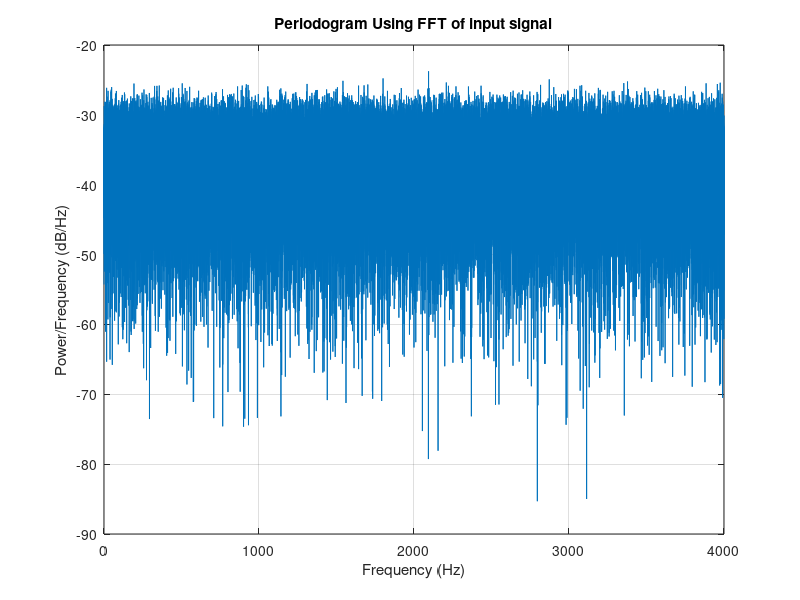

Source code (MATLAB): (Note: this script raises an error after producing the figure.)
time = 20;
N=8000*time; % 20s duration @ 8kHz sampling rate
power =1;
%training input data
noise = wgn(N,1,power);
Fs = 8000;
Ndft = fft(noise);
Ndft = Ndft(1:N/2+1);
psdN = (1/(Fs*N)) * abs(Ndft).^2;
psdN(2:end-1) = 2*psdN(2:end-1);
freq = 0:Fs/N:Fs/2;
plot(freq,10*log10(psdN))
grid on
title('Periodogram Using FFT of input signal')
xlabel('Frequency (Hz)')
ylabel('Power/Frequency (dB/Hz)')

%Lower order IIR Filter target.
%Bandpass using butterworth iir method.
%Filter order 50
%Fc1 = 0.3 rad/s (normalized)
%Fc2 = 0.7 rad/s (normalized)

%making the filter
[b,a] = butter(25,[0.3 0.7],'bandpass');
%lower order bandapss butterworth iir
[b2,a2] = butter(7,[0.3 0.7],'bandpass');

% Bandpass Chebyshev Type I
%same freq specs.
%Filter order 10
[b3,a3] = cheby1(5,1,[0.3 0.7]);


'coeffs orig.'
'num'
b
'den'
a


%We use an adaptive filter of order 99
order =  99;
%wi_f;
%wi_f2;
%wi_f3;

%step size
mew = 0.01;

%white input data
x1 = transpose(noise); 

%d is the desired output
d1 = filter(b,a,x1);
d2 = filter(b2,a2,x1);
d3 = filter(b3,a3,x1);

x1 = [zeros(1,order), x1];

%esimtating
[wi_f  A] = nlms(x1, d1, order,mew);

%lower order target
[wi_f2  A2] = nlms(x1, d2, order,mew);

%chebyshev filter
[wi_f3  A3] = nlms(x1, d3, order,mew);


%estimate
b_est = wi_f;
b_est2 = wi_f2;
b_est3 = wi_f3;


%plotting
h = fvtool(b,a,b_est,1);
title('Mag. Resp. for butterworth target filter order 50 using adaptive fir filter')
legend (h,'original(iir)', 'estimate(fir order 99)')

%As we can see for a higher order iir, it becomes hard to implement via an fir
%filter. For the given frequency specifications, all we can do is to reduce
%the order of the target filter to get it to converge. After hit and trial,
%for an adaptive filter of order 99 it's seen it slowly starts diverging at
%target filter order 14. We saw earlier that it converged for order = 10
h2 = fvtool(b2,a2,b_est2,1);
title('Magnitude Resp. for butterworth target filter order 14')
legend (h2,'original(iir)', 'estimate(fir order 99)')

%Moreover, it depends on the kind of iir filter, for sharp filters like
%chebyshev-type 1 it starts diverging earlier itself( around order 10 whereas 
% for butterworth iir order 10 we saw previously that the mag resp. converged )
h3 = fvtool(b3,a3,b_est3,1);
title('Magnitude Resp. for chebyshev target filter order 10')
legend (h3,'original(iir)', 'estimate(fir order 99)')




function [w_out,A_out] = nlms(x,d,order,mew)

%size(x)
%size(d)
wi = (zeros(order+1,1));  %weight vector initially zero
%wi = (10^-10)*randn(order+1,1)
%size(wi);
%mew=0.01;            %step size
eps = 0.0001;        % epsilon chosen as a small positive parameter
ei = 1;
A=[];
for i= 1 :length(d)
    di = d(i); %at time i
    c = i+order; %index for x
    ui = flip(x(c-order:c)); % extracting inputs of size = filter order +1
    
    ei = di - ui*wi; %error 
    wi = wi + (mew/(eps + ui*ui'))* ui'* ei; %estimating weights
    ei;
    A= [A wi'*wi];
end
w_out = wi;
A_out = A;
end
